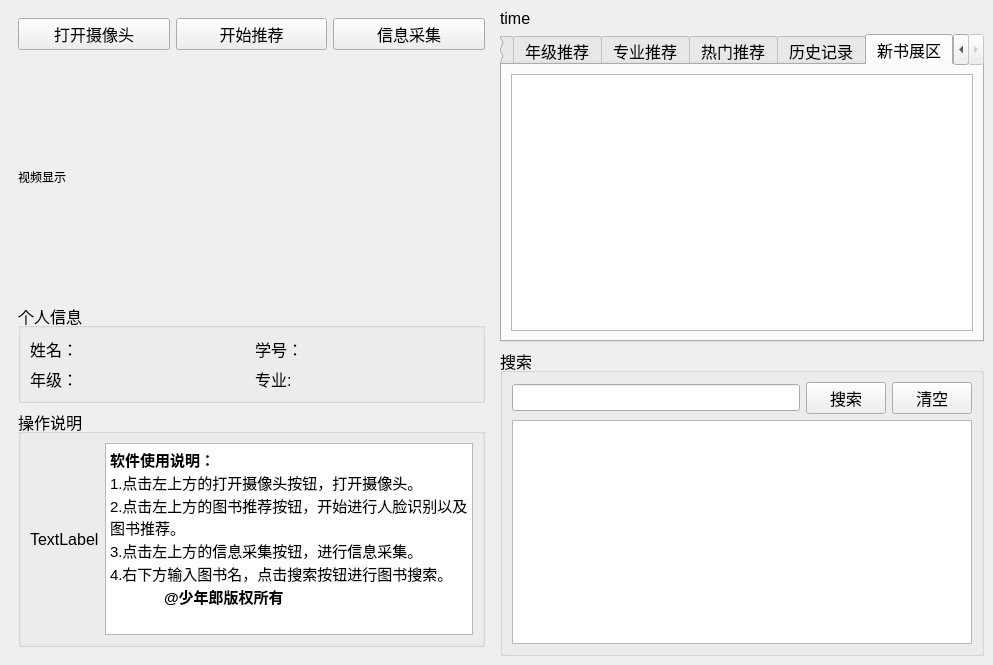
<?xml version="1.0" encoding="UTF-8"?>
<ui version="4.0">
 <class>MainWindow</class>
 <widget class="QMainWindow" name="MainWindow">
  <property name="geometry">
   <rect>
    <x>0</x>
    <y>0</y>
    <width>993</width>
    <height>665</height>
   </rect>
  </property>
  <property name="windowTitle">
   <string>基于人脸识别的智能图书推荐系统</string>
  </property>
  <widget class="QWidget" name="centralWidget">
   <layout class="QHBoxLayout" name="horizontalLayout_2">
    <item>
     <widget class="QWidget" name="leftBody" native="true">
      <property name="maximumSize">
       <size>
        <width>500</width>
        <height>16777215</height>
       </size>
      </property>
      <layout class="QVBoxLayout" name="verticalLayout_2" stretch="0,0,0,0">
       <item>
        <layout class="QHBoxLayout" name="horizontalLayout">
         <item>
          <widget class="QPushButton" name="openCamera">
           <property name="font">
            <font>
             <pointsize>12</pointsize>
            </font>
           </property>
           <property name="text">
            <string>打开摄像头</string>
           </property>
          </widget>
         </item>
         <item>
          <widget class="QPushButton" name="recommend_pushButton">
           <property name="font">
            <font>
             <pointsize>12</pointsize>
            </font>
           </property>
           <property name="text">
            <string>开始推荐</string>
           </property>
          </widget>
         </item>
         <item>
          <widget class="QPushButton" name="Info_pushButton">
           <property name="font">
            <font>
             <pointsize>12</pointsize>
            </font>
           </property>
           <property name="text">
            <string>信息采集</string>
           </property>
          </widget>
         </item>
        </layout>
       </item>
       <item>
        <widget class="QLabel" name="CameraLabel">
         <property name="sizePolicy">
          <sizepolicy hsizetype="Preferred" vsizetype="Expanding">
           <horstretch>0</horstretch>
           <verstretch>0</verstretch>
          </sizepolicy>
         </property>
         <property name="minimumSize">
          <size>
           <width>0</width>
           <height>200</height>
          </size>
         </property>
         <property name="text">
          <string>视频显示</string>
         </property>
        </widget>
       </item>
       <item>
        <widget class="QGroupBox" name="groupBox_2">
         <property name="sizePolicy">
          <sizepolicy hsizetype="Ignored" vsizetype="Minimum">
           <horstretch>0</horstretch>
           <verstretch>0</verstretch>
          </sizepolicy>
         </property>
         <property name="font">
          <font>
           <pointsize>12</pointsize>
          </font>
         </property>
         <property name="title">
          <string>个人信息</string>
         </property>
         <layout class="QGridLayout" name="gridLayout">
          <item row="0" column="0">
           <widget class="QLabel" name="label_2">
            <property name="font">
             <font>
              <pointsize>12</pointsize>
             </font>
            </property>
            <property name="text">
             <string>姓名：</string>
            </property>
           </widget>
          </item>
          <item row="0" column="1">
           <widget class="QLabel" name="Name_label">
            <property name="font">
             <font>
              <pointsize>12</pointsize>
             </font>
            </property>
            <property name="text">
             <string/>
            </property>
           </widget>
          </item>
          <item row="0" column="2">
           <widget class="QLabel" name="Num_label_1">
            <property name="font">
             <font>
              <pointsize>12</pointsize>
             </font>
            </property>
            <property name="text">
             <string>学号：</string>
            </property>
           </widget>
          </item>
          <item row="0" column="3">
           <widget class="QLabel" name="Num_label">
            <property name="font">
             <font>
              <pointsize>12</pointsize>
             </font>
            </property>
            <property name="text">
             <string/>
            </property>
           </widget>
          </item>
          <item row="1" column="0">
           <widget class="QLabel" name="label_4">
            <property name="font">
             <font>
              <pointsize>12</pointsize>
             </font>
            </property>
            <property name="text">
             <string>年级：</string>
            </property>
           </widget>
          </item>
          <item row="1" column="1">
           <widget class="QLabel" name="Class_label">
            <property name="font">
             <font>
              <pointsize>12</pointsize>
             </font>
            </property>
            <property name="text">
             <string/>
            </property>
           </widget>
          </item>
          <item row="1" column="2">
           <widget class="QLabel" name="Num_label_3">
            <property name="font">
             <font>
              <pointsize>12</pointsize>
             </font>
            </property>
            <property name="text">
             <string>专业:</string>
            </property>
           </widget>
          </item>
          <item row="1" column="3">
           <widget class="QLabel" name="Major_label">
            <property name="font">
             <font>
              <pointsize>12</pointsize>
             </font>
            </property>
            <property name="text">
             <string/>
            </property>
           </widget>
          </item>
         </layout>
        </widget>
       </item>
       <item>
        <widget class="QGroupBox" name="groupBox">
         <property name="sizePolicy">
          <sizepolicy hsizetype="Preferred" vsizetype="Maximum">
           <horstretch>0</horstretch>
           <verstretch>0</verstretch>
          </sizepolicy>
         </property>
         <property name="font">
          <font>
           <pointsize>12</pointsize>
          </font>
         </property>
         <property name="title">
          <string>操作说明</string>
         </property>
         <layout class="QGridLayout" name="gridLayout_2">
          <item row="0" column="0">
           <widget class="QLabel" name="LogoLabel">
            <property name="sizePolicy">
             <sizepolicy hsizetype="Preferred" vsizetype="Minimum">
              <horstretch>0</horstretch>
              <verstretch>0</verstretch>
             </sizepolicy>
            </property>
            <property name="maximumSize">
             <size>
              <width>100</width>
              <height>100</height>
             </size>
            </property>
            <property name="text">
             <string>TextLabel</string>
            </property>
           </widget>
          </item>
          <item row="0" column="1">
           <widget class="QTextBrowser" name="textBrowser_12">
            <property name="html">
             <string>&lt;!DOCTYPE HTML PUBLIC &quot;-//W3C//DTD HTML 4.0//EN&quot; &quot;http://www.w3.org/TR/REC-html40/strict.dtd&quot;&gt;
&lt;html&gt;&lt;head&gt;&lt;meta name=&quot;qrichtext&quot; content=&quot;1&quot; /&gt;&lt;style type=&quot;text/css&quot;&gt;
p, li { white-space: pre-wrap; }
&lt;/style&gt;&lt;/head&gt;&lt;body style=&quot; font-family:'SimSun'; font-size:12pt; font-weight:400; font-style:normal;&quot;&gt;
&lt;p style=&quot; margin-top:0px; margin-bottom:0px; margin-left:0px; margin-right:0px; -qt-block-indent:0; text-indent:0px;&quot;&gt;&lt;span style=&quot; font-size:11pt; font-weight:600;&quot;&gt;软件使用说明：&lt;/span&gt;&lt;/p&gt;
&lt;p style=&quot; margin-top:0px; margin-bottom:0px; margin-left:0px; margin-right:0px; -qt-block-indent:0; text-indent:0px;&quot;&gt;&lt;span style=&quot; font-size:11pt;&quot;&gt;1.点击左上方的打开摄像头按钮，打开摄像头。&lt;/span&gt;&lt;/p&gt;
&lt;p style=&quot; margin-top:0px; margin-bottom:0px; margin-left:0px; margin-right:0px; -qt-block-indent:0; text-indent:0px;&quot;&gt;&lt;span style=&quot; font-size:11pt;&quot;&gt;2.点击左上方的图书推荐按钮，开始进行人脸识别以及图书推荐。&lt;/span&gt;&lt;/p&gt;
&lt;p style=&quot; margin-top:0px; margin-bottom:0px; margin-left:0px; margin-right:0px; -qt-block-indent:0; text-indent:0px;&quot;&gt;&lt;span style=&quot; font-size:11pt;&quot;&gt;3.点击左上方的信息采集按钮，进行信息采集。&lt;/span&gt;&lt;/p&gt;
&lt;p style=&quot; margin-top:0px; margin-bottom:0px; margin-left:0px; margin-right:0px; -qt-block-indent:0; text-indent:0px;&quot;&gt;&lt;span style=&quot; font-size:11pt;&quot;&gt;4.右下方输入图书名，点击搜索按钮进行图书搜索。&lt;/span&gt;&lt;/p&gt;
&lt;p style=&quot; margin-top:0px; margin-bottom:0px; margin-left:0px; margin-right:0px; -qt-block-indent:0; text-indent:0px;&quot;&gt;&lt;span style=&quot; font-size:11pt;&quot;&gt;             &lt;/span&gt;&lt;span style=&quot; font-size:11pt; font-weight:600;&quot;&gt;@少年郎版权所有&lt;/span&gt;&lt;/p&gt;&lt;/body&gt;&lt;/html&gt;</string>
            </property>
           </widget>
          </item>
         </layout>
        </widget>
       </item>
      </layout>
     </widget>
    </item>
    <item>
     <layout class="QVBoxLayout" name="verticalLayout_3">
      <item>
       <widget class="QLabel" name="time_label">
        <property name="font">
         <font>
          <pointsize>12</pointsize>
         </font>
        </property>
        <property name="text">
         <string>time</string>
        </property>
       </widget>
      </item>
      <item>
       <widget class="QTabWidget" name="book_tabWidget">
        <property name="font">
         <font>
          <pointsize>12</pointsize>
         </font>
        </property>
        <property name="currentIndex">
         <number>5</number>
        </property>
        <widget class="QWidget" name="tab">
         <attribute name="title">
          <string>爱好推荐</string>
         </attribute>
         <layout class="QGridLayout" name="gridLayout_4">
          <item row="0" column="0">
           <widget class="QListWidget" name="favor_listWidget"/>
          </item>
         </layout>
        </widget>
        <widget class="QWidget" name="tab_2">
         <attribute name="title">
          <string>年级推荐</string>
         </attribute>
         <layout class="QGridLayout" name="gridLayout_5">
          <item row="0" column="0">
           <widget class="QListWidget" name="class_listWidget">
            <property name="font">
             <font>
              <pointsize>12</pointsize>
             </font>
            </property>
           </widget>
          </item>
         </layout>
        </widget>
        <widget class="QWidget" name="tab_3">
         <attribute name="title">
          <string>专业推荐</string>
         </attribute>
         <layout class="QGridLayout" name="gridLayout_6">
          <item row="0" column="0">
           <widget class="QListWidget" name="major_listWidget"/>
          </item>
         </layout>
        </widget>
        <widget class="QWidget" name="tab_4">
         <attribute name="title">
          <string>热门推荐</string>
         </attribute>
         <layout class="QGridLayout" name="gridLayout_7">
          <item row="0" column="0">
           <widget class="QListWidget" name="hot_listWidget"/>
          </item>
         </layout>
        </widget>
        <widget class="QWidget" name="tab_5">
         <attribute name="title">
          <string>历史记录</string>
         </attribute>
         <layout class="QGridLayout" name="gridLayout_8">
          <item row="0" column="0">
           <widget class="QListWidget" name="history_listWidget">
            <property name="focusPolicy">
             <enum>Qt::StrongFocus</enum>
            </property>
           </widget>
          </item>
         </layout>
        </widget>
        <widget class="QWidget" name="tab_6">
         <attribute name="title">
          <string>新书展区</string>
         </attribute>
         <layout class="QVBoxLayout" name="verticalLayout">
          <item>
           <widget class="QListWidget" name="Newbook_listWidget"/>
          </item>
         </layout>
        </widget>
       </widget>
      </item>
      <item>
       <widget class="QGroupBox" name="Search_Book_groupBox">
        <property name="font">
         <font>
          <pointsize>12</pointsize>
         </font>
        </property>
        <property name="title">
         <string>搜索</string>
        </property>
        <layout class="QGridLayout" name="gridLayout_3">
         <item row="1" column="0" colspan="3">
          <widget class="QListWidget" name="Search_listWidget"/>
         </item>
         <item row="0" column="1">
          <widget class="QPushButton" name="Serach_pushButton">
           <property name="text">
            <string>搜索</string>
           </property>
          </widget>
         </item>
         <item row="0" column="2">
          <widget class="QPushButton" name="Clera_pushButton">
           <property name="text">
            <string>清空</string>
           </property>
          </widget>
         </item>
         <item row="0" column="0">
          <widget class="QLineEdit" name="Search_line"/>
         </item>
        </layout>
       </widget>
      </item>
     </layout>
    </item>
   </layout>
  </widget>
 </widget>
 <resources/>
 <connections/>
</ui>
